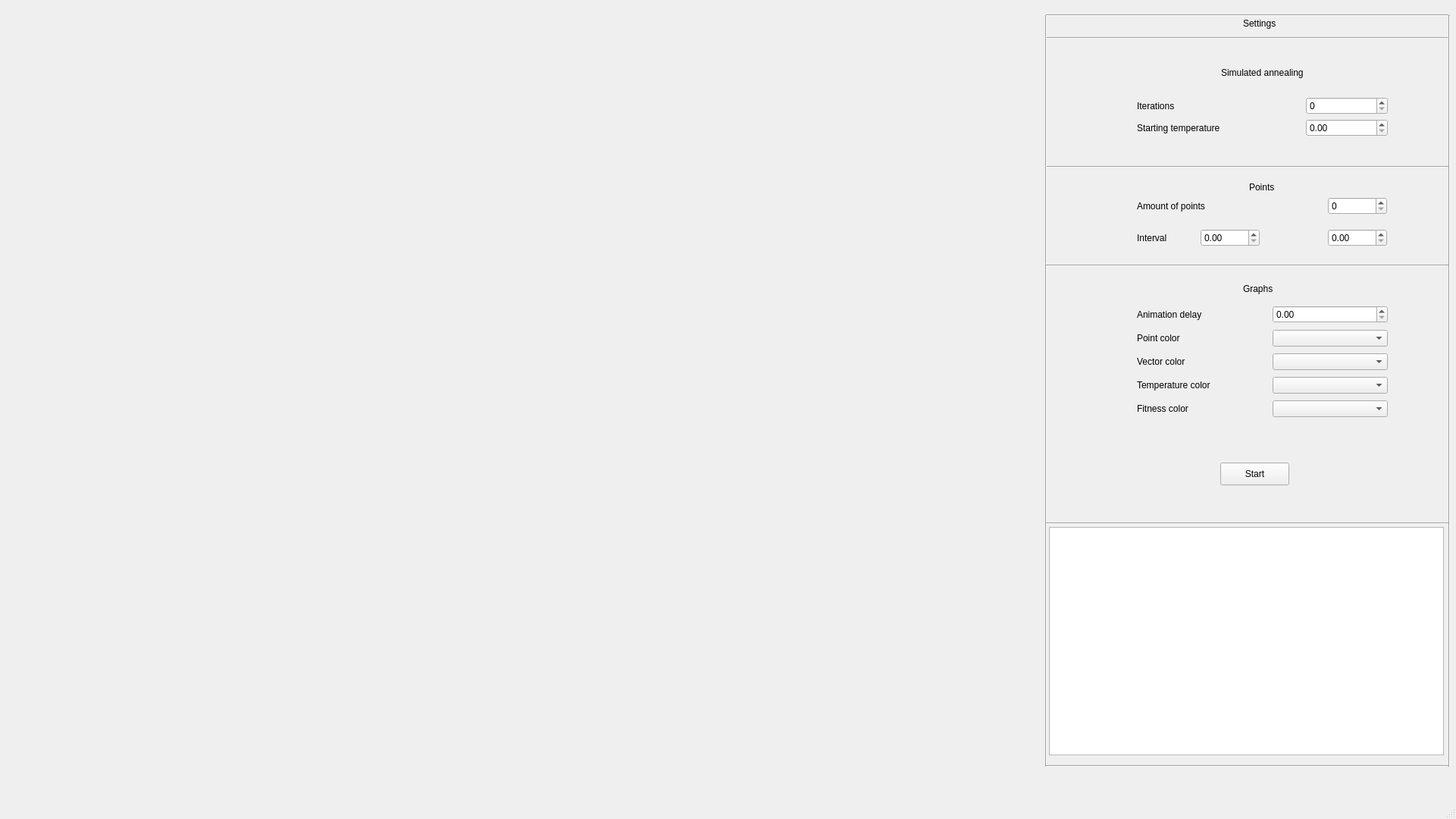
<?xml version="1.0" encoding="UTF-8"?>
<ui version="4.0">
 <class>MainWindow</class>
 <widget class="QMainWindow" name="MainWindow">
  <property name="geometry">
   <rect>
    <x>0</x>
    <y>0</y>
    <width>1921</width>
    <height>1080</height>
   </rect>
  </property>
  <property name="windowTitle">
   <string>MainWindow</string>
  </property>
  <widget class="QWidget" name="centralwidget">
   <widget class="QWidget" name="verticalLayoutWidget">
    <property name="geometry">
     <rect>
      <x>10</x>
      <y>10</y>
      <width>1361</width>
      <height>991</height>
     </rect>
    </property>
    <layout class="QVBoxLayout" name="verticalLayout">
     <item>
      <widget class="QWidget" name="plot_widget" native="true"/>
     </item>
    </layout>
   </widget>
   <widget class="QPushButton" name="start_button">
    <property name="geometry">
     <rect>
      <x>1610</x>
      <y>610</y>
      <width>91</width>
      <height>30</height>
     </rect>
    </property>
    <property name="text">
     <string>Start</string>
    </property>
   </widget>
   <widget class="QWidget" name="gridLayoutWidget">
    <property name="geometry">
     <rect>
      <x>1500</x>
      <y>240</y>
      <width>330</width>
      <height>98</height>
     </rect>
    </property>
    <layout class="QGridLayout" name="gridLayout">
     <item row="0" column="0" colspan="4" alignment="Qt::AlignHCenter">
      <widget class="QLabel" name="points_settings_label">
       <property name="text">
        <string>Points</string>
       </property>
      </widget>
     </item>
     <item row="2" column="1">
      <widget class="QDoubleSpinBox" name="interval_left_value_double_spinbox"/>
     </item>
     <item row="2" column="0">
      <widget class="QLabel" name="interval_label">
       <property name="text">
        <string>Interval</string>
       </property>
      </widget>
     </item>
     <item row="1" column="3">
      <widget class="QSpinBox" name="amount_of_points_spinbox"/>
     </item>
     <item row="2" column="3">
      <widget class="QDoubleSpinBox" name="interval_right_value_double_spinbox"/>
     </item>
     <item row="2" column="2">
      <spacer name="verticalSpacer_3">
       <property name="orientation">
        <enum>Qt::Vertical</enum>
       </property>
       <property name="sizeHint" stdset="0">
        <size>
         <width>20</width>
         <height>40</height>
        </size>
       </property>
      </spacer>
     </item>
     <item row="1" column="0" colspan="2">
      <widget class="QLabel" name="amount_of_points_label">
       <property name="text">
        <string>Amount of points</string>
       </property>
      </widget>
     </item>
    </layout>
   </widget>
   <widget class="QLabel" name="label">
    <property name="geometry">
     <rect>
      <x>1640</x>
      <y>20</y>
      <width>67</width>
      <height>22</height>
     </rect>
    </property>
    <property name="text">
     <string>Settings</string>
    </property>
   </widget>
   <widget class="Line" name="line">
    <property name="geometry">
     <rect>
      <x>1379</x>
      <y>40</y>
      <width>531</width>
      <height>20</height>
     </rect>
    </property>
    <property name="orientation">
     <enum>Qt::Horizontal</enum>
    </property>
   </widget>
   <widget class="Line" name="line_2">
    <property name="geometry">
     <rect>
      <x>1380</x>
      <y>210</y>
      <width>531</width>
      <height>20</height>
     </rect>
    </property>
    <property name="orientation">
     <enum>Qt::Horizontal</enum>
    </property>
   </widget>
   <widget class="Line" name="line_3">
    <property name="geometry">
     <rect>
      <x>1370</x>
      <y>20</y>
      <width>20</width>
      <height>991</height>
     </rect>
    </property>
    <property name="orientation">
     <enum>Qt::Vertical</enum>
    </property>
   </widget>
   <widget class="Line" name="line_4">
    <property name="geometry">
     <rect>
      <x>1902</x>
      <y>20</y>
      <width>20</width>
      <height>991</height>
     </rect>
    </property>
    <property name="orientation">
     <enum>Qt::Vertical</enum>
    </property>
   </widget>
   <widget class="Line" name="line_5">
    <property name="geometry">
     <rect>
      <x>1380</x>
      <y>1000</y>
      <width>531</width>
      <height>20</height>
     </rect>
    </property>
    <property name="orientation">
     <enum>Qt::Horizontal</enum>
    </property>
   </widget>
   <widget class="Line" name="line_6">
    <property name="geometry">
     <rect>
      <x>1380</x>
      <y>340</y>
      <width>531</width>
      <height>20</height>
     </rect>
    </property>
    <property name="orientation">
     <enum>Qt::Horizontal</enum>
    </property>
   </widget>
   <widget class="QWidget" name="gridLayoutWidget_2">
    <property name="geometry">
     <rect>
      <x>1500</x>
      <y>70</y>
      <width>331</width>
      <height>110</height>
     </rect>
    </property>
    <layout class="QGridLayout" name="gridLayout_2">
     <item row="2" column="2">
      <widget class="QDoubleSpinBox" name="doubleSpinBox_4"/>
     </item>
     <item row="1" column="2">
      <widget class="QSpinBox" name="iterations_spinbox"/>
     </item>
     <item row="0" column="0" colspan="3" alignment="Qt::AlignHCenter">
      <widget class="QLabel" name="label_2">
       <property name="text">
        <string>Simulated annealing</string>
       </property>
      </widget>
     </item>
     <item row="1" column="0" colspan="2">
      <widget class="QLabel" name="label_3">
       <property name="text">
        <string>Iterations</string>
       </property>
      </widget>
     </item>
     <item row="2" column="0" colspan="2">
      <widget class="QLabel" name="label_4">
       <property name="text">
        <string>Starting temperature</string>
       </property>
      </widget>
     </item>
    </layout>
   </widget>
   <widget class="Line" name="line_7">
    <property name="geometry">
     <rect>
      <x>1380</x>
      <y>680</y>
      <width>531</width>
      <height>20</height>
     </rect>
    </property>
    <property name="orientation">
     <enum>Qt::Horizontal</enum>
    </property>
   </widget>
   <widget class="QLabel" name="label_5">
    <property name="geometry">
     <rect>
      <x>1640</x>
      <y>370</y>
      <width>61</width>
      <height>22</height>
     </rect>
    </property>
    <property name="text">
     <string>Graphs</string>
    </property>
   </widget>
   <widget class="QWidget" name="gridLayoutWidget_3">
    <property name="geometry">
     <rect>
      <x>1500</x>
      <y>400</y>
      <width>331</width>
      <height>154</height>
     </rect>
    </property>
    <layout class="QGridLayout" name="gridLayout_3">
     <item row="3" column="2">
      <widget class="QComboBox" name="temperature_color_combo_box"/>
     </item>
     <item row="2" column="2">
      <widget class="QComboBox" name="vector_color_combo_box"/>
     </item>
     <item row="0" column="2">
      <widget class="QDoubleSpinBox" name="animation_delay_double_spinbox"/>
     </item>
     <item row="3" column="0">
      <widget class="QLabel" name="temperature_color_label">
       <property name="text">
        <string>Temperature color</string>
       </property>
      </widget>
     </item>
     <item row="1" column="0">
      <widget class="QLabel" name="point_color_label">
       <property name="text">
        <string>Point color</string>
       </property>
      </widget>
     </item>
     <item row="2" column="0">
      <widget class="QLabel" name="vector_color_label">
       <property name="text">
        <string>Vector color</string>
       </property>
      </widget>
     </item>
     <item row="0" column="0">
      <widget class="QLabel" name="aniimation_delay_label">
       <property name="text">
        <string>Animation delay</string>
       </property>
      </widget>
     </item>
     <item row="1" column="2">
      <widget class="QComboBox" name="point_color_combo_box"/>
     </item>
     <item row="0" column="1" rowspan="4">
      <spacer name="verticalSpacer">
       <property name="orientation">
        <enum>Qt::Vertical</enum>
       </property>
       <property name="sizeHint" stdset="0">
        <size>
         <width>20</width>
         <height>40</height>
        </size>
       </property>
      </spacer>
     </item>
     <item row="4" column="2">
      <widget class="QComboBox" name="fitness_color_combo_box"/>
     </item>
     <item row="4" column="0">
      <widget class="QLabel" name="fitness_color_label">
       <property name="text">
        <string>Fitness color</string>
       </property>
      </widget>
     </item>
    </layout>
   </widget>
   <widget class="QWidget" name="gridLayoutWidget_4">
    <property name="geometry">
     <rect>
      <x>1384</x>
      <y>695</y>
      <width>521</width>
      <height>301</height>
     </rect>
    </property>
    <layout class="QGridLayout" name="gridLayout_5">
     <item row="0" column="0">
      <widget class="QTableView" name="results_table"/>
     </item>
    </layout>
   </widget>
   <widget class="Line" name="line_8">
    <property name="geometry">
     <rect>
      <x>1380</x>
      <y>10</y>
      <width>531</width>
      <height>20</height>
     </rect>
    </property>
    <property name="orientation">
     <enum>Qt::Horizontal</enum>
    </property>
   </widget>
  </widget>
  <widget class="QMenuBar" name="menubar">
   <property name="geometry">
    <rect>
     <x>0</x>
     <y>0</y>
     <width>1921</width>
     <height>35</height>
    </rect>
   </property>
  </widget>
  <widget class="QStatusBar" name="statusbar"/>
 </widget>
 <resources/>
 <connections/>
</ui>
